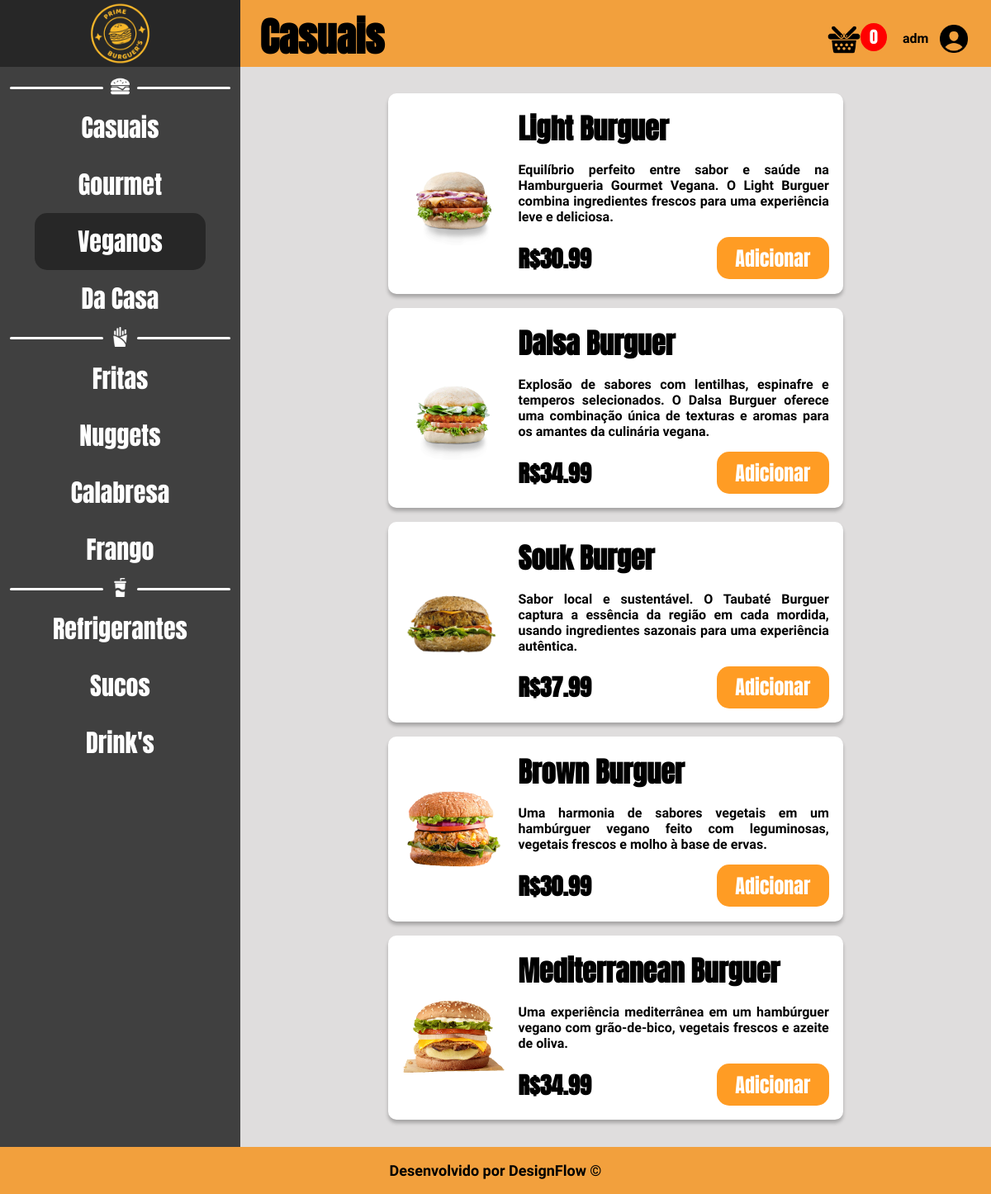
/php/burguer-vegano.php (signed in), run on the app's committed database.
### tables this page shows
CREATE TABLE IF NOT EXISTS `produtos_cadastrados` (
	`id_produto` int(50) NOT NULL,
	`nome_produto` varchar(50) NOT NULL,
	`descricao_produto` varchar(500) NOT NULL,
	`img_produto` varchar(100) NOT NULL,
	`categoria_produto` enum(
		'Casuais',
		'Gourmet',
		'Veganos',
		'Da Casa',
		'Fritas',
		'Nuggets',
		'Calabresa',
		'Frango',
		'Refrigerantes',
		'Sucos',
		'Drinks'
	) NOT NULL,
	`valor_produto` decimal(10, 2) NOT NULL
);

### php/burguer-vegano.php (the view, shortened to what this page needs)
<?php
$username = $_SESSION["nome_usuario"];
?>
<!DOCTYPE html>
<html lang="pt-br">
<head>
    <link rel="stylesheet" href="../css/burguer.css">
</head>
<body>
    <header class="responsive-header">
<div class="logo-area">
    <img src="../img/logo.png" id="img-logo" alt="Logo" onclick="javascript:location.href='direcionamento.php'">
</div>
<div class="search-area">
    <h4 id="txt-title">Casuais</h4>
    <div class="configs">
        <div class="carrinho">
            <img src="../img/cesta.png" class="icon-cesta" onclick="abrirModalCarrinho()">
            <span class="quant" id="quantidade-carrinho">0</span>
        </div>
        <div class="user-name-area">
            <p id="user-name"><?php echo $username; ?></p>
            <img src="../img/user-c.png" id="user-c-icon" onclick="toggleDrop()">
        </div>
    </div>
</div>
</header>
    <main>
        <aside id="myDropdown">
            <div class="category-burg">
                <div class="linha"></div>
                <div class="burguer-icon">
                    <img src="../img/icon-burguer.png" class="icon-category">
                </div>
                <div class="linha2"></div>
            </div>
            <div class="burguer-options">
                <ul onclick="mudarTelaBurguerCasual()" class="ul-options">Casuais</ul>
                <ul onclick="mudarTelaBurguerGourmet()" class="ul-options">Gourmet</ul>
                <ul id="burguers" class="ul-options">Veganos</ul>
                <ul onclick="mudarTelaBurguerDaCasa()" class="ul-options">Da Casa</ul>
            </div>
            <div class="category-portions">
                <div class="linha"></div>
                <div class="portion-icon">
                    <img src="../img/icon-batata.png" class="icon-category">
                </div>
                <div class="linha2"></div>
            </div>
            <div class="portions-options">
                <ul onclick="mudarTelaBatataFrita()" class="ul-options">Fritas</ul>
                <ul onclick="mudarTelaNugget()" class="ul-options">Nuggets</ul>
                <ul onclick="mudarTelaCalabresa()" class="ul-options">Calabresa</ul>
                <ul onclick="mudarTelaFrango()" class="ul-options">Frango</ul>
            </div>
            <div class="category-drinks">
                <div class="linha"></div>
                <div class="drink-icon">
                    <img src="../img/icon-refri.png" class="icon-category">
                </div>
                <div class="linha2"></div>
            </div>
            <div class="drinks-options">
                <ul onclick="mudarTelaRefrigerante()" class="ul-options">Refrigerantes</ul>
                <ul onclick="mudarTelaSuco()" class="ul-options">Sucos</ul>
                <ul onclick="mudarTelaDrink()" class="ul-options">Drink's</ul>
            </div>
        </aside>
        <div class="all-products">
            <?php
            include '../php-action/conexao.php';
            $consulta = "SELECT * FROM produtos_cadastrados WHERE categoria_produto = 'Veganos' ORDER BY id_produto ASC";
            $resultado = $conn->query($consulta);
            if ($resultado->num_rows > 0) :
                while ($row = $resultado->fetch_assoc()) :
                    echo '
                        <div class="card-product">
                            <div class="img-product">
                                <img src="' . $row["img_produto"] . '" class="img-burg">
                            </div>
                            <div class="product">
                                <h2 class="title-product">' . $row["nome_produto"] . '</h2>
                                <p>' . $row["descricao_produto"] . '</p>
                                <div class="buy">
                                    <h3>R$' . $row["valor_produto"] . '</h3>
                                    <input type="button" value="Adicionar" class="btn-add" data-nome="' . $row["nome_produto"] . '" data-preco="' . $row["valor_produto"] . '" data-imagem="' . $row["img_produto"] . '">
                                </div>
                            </div>
                        </div>';
                endwhile;
            else :
                echo "Nenhum produto encontrado para esta categoria.";
            endif;
            ?>
        </div>
    </main>
    <footer>
        <p id="txt-footer">Desenvolvido por DesignFlow &copy;</p>
    </footer>
</body>
</html>

### css/burguer.css (style rules this page uses)
* { margin: 0; padding: 0; }
html { background-color: #F2A03D; }
header { display: flex; }
main { display: flex; max-width: 100%; }
aside { background-color: #404040; width: 25.6%; padding-top: 1%; padding-bottom: 1%; transition: max-height 0.6s linear(0 0%, 0.51 49.26%, 1 100%); }
p { font-family: 'Quicksand', sans-serif; font-weight: 600; text-align: justify; }
h3 { font-size: 28px; font-family: 'Anton', sans-serif; }
h4 { font-size: 22px; font-family: 'Anton', sans-serif; }
.logo-area { background-color: #272727; text-align: center; width: 33.75%; display: flex; align-items: center; justify-content: center; }
.search-area { background-color: #F2A03D; width: 100%; display: flex; max-width: 100%; padding: 0 2%; }
.user-name-area { display: flex; align-items: center; gap: 10px; }
.category-burg, .category-portions, .category-drinks { display: flex; align-items: center; }
.linha { background-color: white; width: 100%; height: 3px; margin-left: 4%; border-radius: 20px; }
.linha2 { background-color: white; width: 100%; height: 3px; margin-right: 4%; border-radius: 20px; }
.burguer-icon, .portion-icon, .drink-icon { text-align: center; width: 36%; }
.icon-category { width: 58%; }
.burguer-options, .portions-options, .drinks-options { text-align: center; display: flex; color: white; flex-direction: column; align-items: center; font-size: 30px; line-height: 230%; font-family: 'Anton', sans-serif; }
.configs { display: flex; align-items: flex-end; width: 56%; justify-content: flex-end; gap: 30px; margin-bottom: 1.5%; }
.card-product { background-color: white; border-radius: 10px; width: 60%; display: flex; max-width: 100%; gap: 15px; padding: 2%; box-shadow: 0px 4px 4px 0px rgba(0, 0, 0, 0.25); margin: 1%; }
.img-product { width: 25%; display: flex; align-items: center; justify-content: center; }
.product { width: 75%; text-align: justify; display: flex; flex-direction: column; gap: 15px; }
.img-product img { width: 100%; }
.all-products { background-color: #dfdddd; padding: 2%; width: 75.8%; display: flex; justify-content: center; flex-direction: column; align-items: center; gap: 0.5%; }
.buy { display: flex; align-items: center; justify-content: space-between; }
.buy h3 { font-size: 28px; }
.btn-add { font-family: 'Anton', sans-serif; border: none; color: white; background-color: #FF9C24; padding: 2% 6%; border-radius: 15px; font-size: 24px; cursor: pointer; }
#img-logo { width: 28%; cursor: pointer; }
#txt-title { font-family: 'Anton', sans-serif; font-size: 48px; width: 70%; display: flex; align-items: flex-end; }
#burguers { background-color: #272727; padding: 0% 18%; border-radius: 15px; }
#txt-footer { text-align: center; padding: 1.5%; color: rgb(0, 0, 0); font-size: 18px; }
#user-c-icon { width: 2.6em; cursor: pointer; }
.quant { border-radius: 50%; background-color: #ff0000; padding: 3% 22%; color: white; text-align: center; font-family: 'Anton', sans-serif; font-weight: 100; font-size: 20px; }
.carrinho { display: flex; justify-content: center; align-items: flex-start; max-width: 100%; }
.icon-cesta { width: 2.5em; cursor: pointer; }
.title-product { font-size: 34px; font-family: 'Anton', sans-serif; }

### data on the page
produtos_cadastrados: img_produto (picture), nome_produto "Light Burguer", descricao_produto "Equilíbrio perfeito entre sabor e saúde na Hamburgueria Gourmet Vegana. O Light Burguer combina ingredientes frescos para uma experiência leve e deliciosa.", valor_produto "30.99"
produtos_cadastrados: img_produto (picture), nome_produto "Dalsa Burguer", descricao_produto "Explosão de sabores com lentilhas, espinafre e temperos selecionados. O Dalsa Burguer oferece uma combinação única de texturas e aromas para os amantes da culinária vegana.", valor_produto "34.99"
produtos_cadastrados: img_produto (picture), nome_produto "Souk Burger", descricao_produto "Sabor local e sustentável. O Taubaté Burguer captura a essência da região em cada mordida, usando ingredientes sazonais para uma experiência autêntica.", valor_produto "37.99"
produtos_cadastrados: img_produto (picture), nome_produto "Brown Burguer", descricao_produto "Uma harmonia de sabores vegetais em um hambúrguer vegano feito com leguminosas, vegetais frescos e molho à base de ervas.", valor_produto "30.99"
produtos_cadastrados: img_produto (picture), nome_produto "Mediterranean Burguer", descricao_produto "Uma experiência mediterrânea em um hambúrguer vegano com grão-de-bico, vegetais frescos e azeite de oliva.", valor_produto "34.99"

### other printed values
$username "adm"
